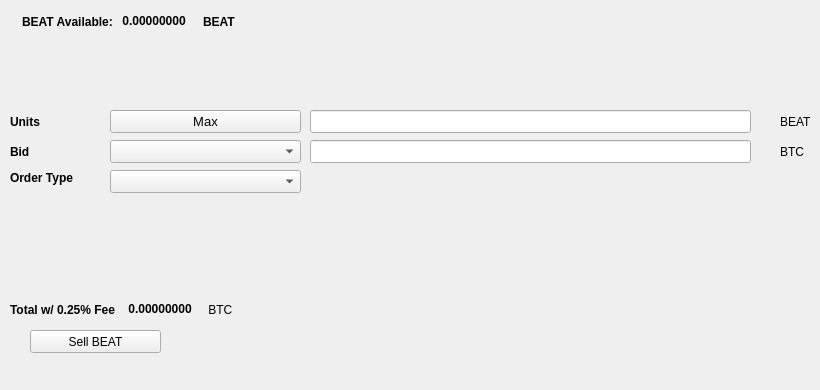
   <widget class="QWidget" name="SellTab">
    <attribute name="title">
     <string>Sell</string>
    </attribute>
    <widget class="QLabel" name="label_16">
     <property name="geometry">
      <rect>
       <x>780</x>
       <y>140</y>
       <width>31</width>
       <height>23</height>
      </rect>
     </property>
     <property name="text">
      <string>BTC</string>
     </property>
    </widget>
    <widget class="QComboBox" name="SellBidcomboBox">
     <property name="geometry">
      <rect>
       <x>110</x>
       <y>140</y>
       <width>191</width>
       <height>23</height>
      </rect>
     </property>
     <property name="font">
      <font>
       <pointsize>10</pointsize>
      </font>
     </property>
    </widget>
    <widget class="QLabel" name="label_18">
     <property name="geometry">
      <rect>
       <x>10</x>
       <y>110</y>
       <width>46</width>
       <height>23</height>
      </rect>
     </property>
     <property name="font">
      <font>
       <weight>75</weight>
       <bold>true</bold>
      </font>
     </property>
     <property name="text">
      <string>Units</string>
     </property>
    </widget>
    <widget class="QPushButton" name="Sell_Max_Amount">
     <property name="geometry">
      <rect>
       <x>110</x>
       <y>110</y>
       <width>191</width>
       <height>23</height>
      </rect>
     </property>
     <property name="font">
      <font>
       <pointsize>10</pointsize>
      </font>
     </property>
     <property name="text">
      <string>Max</string>
     </property>
    </widget>
    <widget class="QLabel" name="label_20">
     <property name="geometry">
      <rect>
       <x>10</x>
       <y>170</y>
       <width>91</width>
       <height>16</height>
      </rect>
     </property>
     <property name="font">
      <font>
       <weight>75</weight>
       <bold>true</bold>
      </font>
     </property>
     <property name="text">
      <string>Order Type</string>
     </property>
    </widget>
    <widget class="QComboBox" name="SellOrdertypeCombo">
     <property name="geometry">
      <rect>
       <x>110</x>
       <y>170</y>
       <width>191</width>
       <height>23</height>
      </rect>
     </property>
     <property name="font">
      <font>
       <pointsize>10</pointsize>
      </font>
     </property>
    </widget>
    <widget class="QLabel" name="label_21">
     <property name="geometry">
      <rect>
       <x>10</x>
       <y>140</y>
       <width>46</width>
       <height>23</height>
      </rect>
     </property>
     <property name="font">
      <font>
       <weight>75</weight>
       <bold>true</bold>
      </font>
     </property>
     <property name="text">
      <string>Bid</string>
     </property>
    </widget>
    <widget class="QLabel" name="label_22">
     <property name="geometry">
      <rect>
       <x>780</x>
       <y>110</y>
       <width>31</width>
       <height>23</height>
      </rect>
     </property>
     <property name="text">
      <string>BEAT</string>
     </property>
    </widget>
    <widget class="QLineEdit" name="UnitsInputBEAT">
     <property name="geometry">
      <rect>
       <x>310</x>
       <y>110</y>
       <width>441</width>
       <height>23</height>
      </rect>
     </property>
     <property name="font">
      <font>
       <pointsize>9</pointsize>
       <weight>75</weight>
       <bold>true</bold>
      </font>
     </property>
    </widget>
    <widget class="QLineEdit" name="SellBidPriceEdit">
     <property name="geometry">
      <rect>
       <x>310</x>
       <y>140</y>
       <width>441</width>
       <height>23</height>
      </rect>
     </property>
     <property name="font">
      <font>
       <pointsize>9</pointsize>
       <weight>75</weight>
       <bold>true</bold>
      </font>
     </property>
    </widget>
    <widget class="QPushButton" name="SellBEATBTN">
     <property name="geometry">
      <rect>
       <x>30</x>
       <y>330</y>
       <width>131</width>
       <height>23</height>
      </rect>
     </property>
     <property name="text">
      <string>Sell BEAT</string>
     </property>
     <property name="icon">
      <iconset resource="../beatcrypto">
       <normaloff>:/icons/bitcoin</normaloff>:/icons/bitcoin</iconset>
     </property>
    </widget>
    <widget class="QWidget" name="layoutWidget3">
     <property name="geometry">
      <rect>
       <x>22</x>
       <y>12</y>
       <width>258</width>
       <height>19</height>
      </rect>
     </property>
     <layout class="QHBoxLayout" name="horizontalLayout">
      <item>
       <widget class="QLabel" name="label232_2">
        <property name="font">
         <font>
          <weight>75</weight>
          <bold>true</bold>
         </font>
        </property>
        <property name="text">
         <string>BEAT Available:</string>
        </property>
       </widget>
      </item>
      <item>
       <widget class="QLabel" name="BEATAvailableLabel">
        <property name="palette">
         <palette>
          <active>
           <colorrole role="WindowText">
            <brush brushstyle="SolidPattern">
             <color alpha="255">
              <red>0</red>
              <green>0</green>
              <blue>0</blue>
             </color>
            </brush>
           </colorrole>
           <colorrole role="Button">
            <brush brushstyle="SolidPattern">
             <color alpha="255">
              <red>0</red>
              <green>170</green>
              <blue>0</blue>
             </color>
            </brush>
           </colorrole>
           <colorrole role="Light">
            <brush brushstyle="SolidPattern">
             <color alpha="255">
              <red>0</red>
              <green>255</green>
              <blue>0</blue>
             </color>
            </brush>
           </colorrole>
           <colorrole role="Midlight">
            <brush brushstyle="SolidPattern">
             <color alpha="255">
              <red>0</red>
              <green>212</green>
              <blue>0</blue>
             </color>
            </brush>
           </colorrole>
           <colorrole role="Dark">
            <brush brushstyle="SolidPattern">
             <color alpha="255">
              <red>0</red>
              <green>85</green>
              <blue>0</blue>
             </color>
            </brush>
           </colorrole>
           <colorrole role="Mid">
            <brush brushstyle="SolidPattern">
             <color alpha="255">
              <red>0</red>
              <green>113</green>
              <blue>0</blue>
             </color>
            </brush>
           </colorrole>
           <colorrole role="Text">
            <brush brushstyle="SolidPattern">
             <color alpha="255">
              <red>0</red>
              <green>170</green>
              <blue>0</blue>
             </color>
            </brush>
           </colorrole>
           <colorrole role="BrightText">
            <brush brushstyle="SolidPattern">
             <color alpha="255">
              <red>255</red>
              <green>255</green>
              <blue>255</blue>
             </color>
            </brush>
           </colorrole>
           <colorrole role="ButtonText">
            <brush brushstyle="SolidPattern">
             <color alpha="255">
              <red>0</red>
              <green>0</green>
              <blue>0</blue>
             </color>
            </brush>
           </colorrole>
           <colorrole role="Base">
            <brush brushstyle="SolidPattern">
             <color alpha="255">
              <red>255</red>
              <green>255</green>
              <blue>255</blue>
             </color>
            </brush>
           </colorrole>
           <colorrole role="Window">
            <brush brushstyle="SolidPattern">
             <color alpha="255">
              <red>0</red>
              <green>170</green>
              <blue>0</blue>
             </color>
            </brush>
           </colorrole>
           <colorrole role="Shadow">
            <brush brushstyle="SolidPattern">
             <color alpha="255">
              <red>0</red>
              <green>0</green>
              <blue>0</blue>
             </color>
            </brush>
           </colorrole>
           <colorrole role="AlternateBase">
            <brush brushstyle="SolidPattern">
             <color alpha="255">
              <red>127</red>
              <green>212</green>
              <blue>127</blue>
             </color>
            </brush>
           </colorrole>
           <colorrole role="ToolTipBase">
            <brush brushstyle="SolidPattern">
             <color alpha="255">
              <red>255</red>
              <green>255</green>
              <blue>220</blue>
             </color>
            </brush>
           </colorrole>
           <colorrole role="ToolTipText">
            <brush brushstyle="SolidPattern">
             <color alpha="255">
              <red>0</red>
              <green>0</green>
              <blue>0</blue>
             </color>
            </brush>
           </colorrole>
          </active>
          <inactive>
           <colorrole role="WindowText">
            <brush brushstyle="SolidPattern">
             <color alpha="255">
              <red>0</red>
              <green>0</green>
              <blue>0</blue>
             </color>
            </brush>
           </colorrole>
           <colorrole role="Button">
            <brush brushstyle="SolidPattern">
             <color alpha="255">
              <red>0</red>
              <green>170</green>
              <blue>0</blue>
             </color>
            </brush>
           </colorrole>
           <colorrole role="Light">
            <brush brushstyle="SolidPattern">
             <color alpha="255">
              <red>0</red>
              <green>255</green>
              <blue>0</blue>
             </color>
            </brush>
           </colorrole>
           <colorrole role="Midlight">
            <brush brushstyle="SolidPattern">
             <color alpha="255">
              <red>0</red>
              <green>212</green>
              <blue>0</blue>
             </color>
            </brush>
           </colorrole>
           <colorrole role="Dark">
            <brush brushstyle="SolidPattern">
             <color alpha="255">
              <red>0</red>
              <green>85</green>
              <blue>0</blue>
             </color>
            </brush>
           </colorrole>
           <colorrole role="Mid">
            <brush brushstyle="SolidPattern">
             <color alpha="255">
              <red>0</red>
              <green>113</green>
              <blue>0</blue>
             </color>
            </brush>
           </colorrole>
           <colorrole role="Text">
            <brush brushstyle="SolidPattern">
             <color alpha="255">
              <red>0</red>
              <green>170</green>
              <blue>0</blue>
             </color>
            </brush>
           </colorrole>
           <colorrole role="BrightText">
            <brush brushstyle="SolidPattern">
             <color alpha="255">
              <red>255</red>
              <green>255</green>
              <blue>255</blue>
             </color>
            </brush>
           </colorrole>
           <colorrole role="ButtonText">
            <brush brushstyle="SolidPattern">
             <color alpha="255">
              <red>0</red>
              <green>0</green>
              <blue>0</blue>
             </color>
            </brush>
           </colorrole>
           <colorrole role="Base">
            <brush brushstyle="SolidPattern">
             <color alpha="255">
              <red>255</red>
              <green>255</green>
              <blue>255</blue>
             </color>
            </brush>
           </colorrole>
           <colorrole role="Window">
            <brush brushstyle="SolidPattern">
             <color alpha="255">
              <red>0</red>
              <green>170</green>
              <blue>0</blue>
             </color>
            </brush>
           </colorrole>
           <colorrole role="Shadow">
            <brush brushstyle="SolidPattern">
             <color alpha="255">
              <red>0</red>
              <green>0</green>
              <blue>0</blue>
             </color>
            </brush>
           </colorrole>
           <colorrole role="AlternateBase">
            <brush brushstyle="SolidPattern">
             <color alpha="255">
              <red>127</red>
              <green>212</green>
              <blue>127</blue>
             </color>
            </brush>
           </colorrole>
           <colorrole role="ToolTipBase">
            <brush brushstyle="SolidPattern">
             <color alpha="255">
              <red>255</red>
              <green>255</green>
              <blue>220</blue>
             </color>
            </brush>
           </colorrole>
           <colorrole role="ToolTipText">
            <brush brushstyle="SolidPattern">
             <color alpha="255">
              <red>0</red>
              <green>0</green>
              <blue>0</blue>
             </color>
            </brush>
           </colorrole>
          </inactive>
          <disabled>
           <colorrole role="WindowText">
            <brush brushstyle="SolidPattern">
             <color alpha="255">
              <red>0</red>
              <green>85</green>
              <blue>0</blue>
             </color>
            </brush>
           </colorrole>
           <colorrole role="Button">
            <brush brushstyle="SolidPattern">
             <color alpha="255">
              <red>0</red>
              <green>170</green>
              <blue>0</blue>
             </color>
            </brush>
           </colorrole>
           <colorrole role="Light">
            <brush brushstyle="SolidPattern">
             <color alpha="255">
              <red>0</red>
              <green>255</green>
              <blue>0</blue>
             </color>
            </brush>
           </colorrole>
           <colorrole role="Midlight">
            <brush brushstyle="SolidPattern">
             <color alpha="255">
              <red>0</red>
              <green>212</green>
              <blue>0</blue>
             </color>
            </brush>
           </colorrole>
           <colorrole role="Dark">
            <brush brushstyle="SolidPattern">
             <color alpha="255">
              <red>0</red>
              <green>85</green>
              <blue>0</blue>
             </color>
            </brush>
           </colorrole>
           <colorrole role="Mid">
            <brush brushstyle="SolidPattern">
             <color alpha="255">
              <red>0</red>
              <green>113</green>
              <blue>0</blue>
             </color>
            </brush>
           </colorrole>
           <colorrole role="Text">
            <brush brushstyle="SolidPattern">
             <color alpha="255">
              <red>0</red>
              <green>85</green>
              <blue>0</blue>
             </color>
            </brush>
           </colorrole>
           <colorrole role="BrightText">
            <brush brushstyle="SolidPattern">
             <color alpha="255">
              <red>255</red>
              <green>255</green>
              <blue>255</blue>
             </color>
            </brush>
           </colorrole>
           <colorrole role="ButtonText">
            <brush brushstyle="SolidPattern">
             <color alpha="255">
              <red>0</red>
              <green>85</green>
              <blue>0</blue>
             </color>
            </brush>
           </colorrole>
           <colorrole role="Base">
            <brush brushstyle="SolidPattern">
             <color alpha="255">
              <red>0</red>
              <green>170</green>
              <blue>0</blue>
             </color>
            </brush>
           </colorrole>
           <colorrole role="Window">
            <brush brushstyle="SolidPattern">
             <color alpha="255">
              <red>0</red>
              <green>170</green>
              <blue>0</blue>
             </color>
            </brush>
           </colorrole>
           <colorrole role="Shadow">
            <brush brushstyle="SolidPattern">
             <color alpha="255">
              <red>0</red>
              <green>0</green>
              <blue>0</blue>
             </color>
            </brush>
           </colorrole>
           <colorrole role="AlternateBase">
            <brush brushstyle="SolidPattern">
             <color alpha="255">
              <red>0</red>
              <green>170</green>
              <blue>0</blue>
             </color>
            </brush>
           </colorrole>
           <colorrole role="ToolTipBase">
            <brush brushstyle="SolidPattern">
             <color alpha="255">
              <red>255</red>
              <green>255</green>
              <blue>220</blue>
             </color>
            </brush>
           </colorrole>
           <colorrole role="ToolTipText">
            <brush brushstyle="SolidPattern">
             <color alpha="255">
              <red>0</red>
              <green>0</green>
              <blue>0</blue>
             </color>
            </brush>
           </colorrole>
          </disabled>
         </palette>
        </property>
        <property name="font">
         <font>
          <weight>75</weight>
          <bold>true</bold>
         </font>
        </property>
        <property name="text">
         <string> 0.00000000 </string>
        </property>
        <property name="textInteractionFlags">
         <set>Qt::LinksAccessibleByMouse|Qt::TextSelectableByKeyboard|Qt::TextSelectableByMouse</set>
        </property>
       </widget>
      </item>
      <item>
       <widget class="QLabel" name="labelBEAT">
        <property name="font">
         <font>
          <weight>75</weight>
          <bold>true</bold>
         </font>
        </property>
        <property name="text">
         <string>BEAT</string>
        </property>
       </widget>
      </item>
     </layout>
    </widget>
    <widget class="QWidget" name="layoutWidget">
     <property name="geometry">
      <rect>
       <x>10</x>
       <y>300</y>
       <width>268</width>
       <height>19</height>
      </rect>
     </property>
     <layout class="QHBoxLayout" name="horizontalLayout_2">
      <item>
       <widget class="QLabel" name="label_19">
        <property name="font">
         <font>
          <weight>75</weight>
          <bold>true</bold>
         </font>
        </property>
        <property name="text">
         <string>Total w/ 0.25% Fee </string>
        </property>
       </widget>
      </item>
      <item>
       <widget class="QLabel" name="SellCostLabel">
        <property name="palette">
         <palette>
          <active>
           <colorrole role="WindowText">
            <brush brushstyle="SolidPattern">
             <color alpha="255">
              <red>0</red>
              <green>0</green>
              <blue>0</blue>
             </color>
            </brush>
           </colorrole>
           <colorrole role="Button">
            <brush brushstyle="SolidPattern">
             <color alpha="255">
              <red>0</red>
              <green>170</green>
              <blue>0</blue>
             </color>
            </brush>
           </colorrole>
           <colorrole role="Light">
            <brush brushstyle="SolidPattern">
             <color alpha="255">
              <red>0</red>
              <green>255</green>
              <blue>0</blue>
             </color>
            </brush>
           </colorrole>
           <colorrole role="Midlight">
            <brush brushstyle="SolidPattern">
             <color alpha="255">
              <red>0</red>
              <green>212</green>
              <blue>0</blue>
             </color>
            </brush>
           </colorrole>
           <colorrole role="Dark">
            <brush brushstyle="SolidPattern">
             <color alpha="255">
              <red>0</red>
              <green>85</green>
              <blue>0</blue>
             </color>
            </brush>
           </colorrole>
           <colorrole role="Mid">
            <brush brushstyle="SolidPattern">
             <color alpha="255">
              <red>0</red>
              <green>113</green>
              <blue>0</blue>
             </color>
            </brush>
           </colorrole>
           <colorrole role="Text">
            <brush brushstyle="SolidPattern">
             <color alpha="255">
              <red>0</red>
              <green>170</green>
              <blue>0</blue>
             </color>
            </brush>
           </colorrole>
           <colorrole role="BrightText">
            <brush brushstyle="SolidPattern">
             <color alpha="255">
              <red>255</red>
              <green>255</green>
              <blue>255</blue>
             </color>
            </brush>
           </colorrole>
           <colorrole role="ButtonText">
            <brush brushstyle="SolidPattern">
             <color alpha="255">
              <red>0</red>
              <green>0</green>
              <blue>0</blue>
             </color>
            </brush>
           </colorrole>
           <colorrole role="Base">
            <brush brushstyle="SolidPattern">
             <color alpha="255">
              <red>255</red>
              <green>255</green>
              <blue>255</blue>
             </color>
            </brush>
           </colorrole>
           <colorrole role="Window">
            <brush brushstyle="SolidPattern">
             <color alpha="255">
              <red>0</red>
              <green>170</green>
              <blue>0</blue>
             </color>
            </brush>
           </colorrole>
           <colorrole role="Shadow">
            <brush brushstyle="SolidPattern">
             <color alpha="255">
              <red>0</red>
              <green>0</green>
              <blue>0</blue>
             </color>
            </brush>
           </colorrole>
           <colorrole role="AlternateBase">
            <brush brushstyle="SolidPattern">
             <color alpha="255">
              <red>127</red>
              <green>212</green>
              <blue>127</blue>
             </color>
            </brush>
           </colorrole>
           <colorrole role="ToolTipBase">
            <brush brushstyle="SolidPattern">
             <color alpha="255">
              <red>255</red>
              <green>255</green>
              <blue>220</blue>
             </color>
            </brush>
           </colorrole>
           <colorrole role="ToolTipText">
            <brush brushstyle="SolidPattern">
             <color alpha="255">
              <red>0</red>
              <green>0</green>
              <blue>0</blue>
             </color>
            </brush>
           </colorrole>
          </active>
          <inactive>
           <colorrole role="WindowText">
            <brush brushstyle="SolidPattern">
             <color alpha="255">
              <red>0</red>
              <green>0</green>
              <blue>0</blue>
             </color>
            </brush>
           </colorrole>
           <colorrole role="Button">
            <brush brushstyle="SolidPattern">
             <color alpha="255">
              <red>0</red>
              <green>170</green>
              <blue>0</blue>
             </color>
            </brush>
           </colorrole>
           <colorrole role="Light">
            <brush brushstyle="SolidPattern">
             <color alpha="255">
              <red>0</red>
              <green>255</green>
              <blue>0</blue>
             </color>
            </brush>
           </colorrole>
           <colorrole role="Midlight">
            <brush brushstyle="SolidPattern">
             <color alpha="255">
              <red>0</red>
              <green>212</green>
              <blue>0</blue>
             </color>
            </brush>
           </colorrole>
           <colorrole role="Dark">
            <brush brushstyle="SolidPattern">
             <color alpha="255">
              <red>0</red>
              <green>85</green>
              <blue>0</blue>
             </color>
            </brush>
           </colorrole>
           <colorrole role="Mid">
            <brush brushstyle="SolidPattern">
             <color alpha="255">
              <red>0</red>
              <green>113</green>
              <blue>0</blue>
             </color>
            </brush>
           </colorrole>
           <colorrole role="Text">
            <brush brushstyle="SolidPattern">
             <color alpha="255">
              <red>0</red>
              <green>170</green>
              <blue>0</blue>
             </color>
            </brush>
           </colorrole>
           <colorrole role="BrightText">
            <brush brushstyle="SolidPattern">
             <color alpha="255">
              <red>255</red>
              <green>255</green>
              <blue>255</blue>
             </color>
            </brush>
           </colorrole>
           <colorrole role="ButtonText">
            <brush brushstyle="SolidPattern">
             <color alpha="255">
              <red>0</red>
              <green>0</green>
              <blue>0</blue>
             </color>
            </brush>
           </colorrole>
           <colorrole role="Base">
            <brush brushstyle="SolidPattern">
             <color alpha="255">
              <red>255</red>
              <green>255</green>
              <blue>255</blue>
             </color>
            </brush>
           </colorrole>
           <colorrole role="Window">
            <brush brushstyle="SolidPattern">
             <color alpha="255">
              <red>0</red>
              <green>170</green>
              <blue>0</blue>
             </color>
            </brush>
           </colorrole>
           <colorrole role="Shadow">
            <brush brushstyle="SolidPattern">
             <color alpha="255">
              <red>0</red>
              <green>0</green>
              <blue>0</blue>
             </color>
            </brush>
           </colorrole>
           <colorrole role="AlternateBase">
            <brush brushstyle="SolidPattern">
             <color alpha="255">
              <red>127</red>
              <green>212</green>
              <blue>127</blue>
             </color>
            </brush>
           </colorrole>
           <colorrole role="ToolTipBase">
            <brush brushstyle="SolidPattern">
             <color alpha="255">
              <red>255</red>
              <green>255</green>
              <blue>220</blue>
             </color>
            </brush>
           </colorrole>
           <colorrole role="ToolTipText">
            <brush brushstyle="SolidPattern">
             <color alpha="255">
              <red>0</red>
              <green>0</green>
              <blue>0</blue>
             </color>
            </brush>
           </colorrole>
          </inactive>
          <disabled>
           <colorrole role="WindowText">
            <brush brushstyle="SolidPattern">
             <color alpha="255">
              <red>0</red>
              <green>85</green>
              <blue>0</blue>
             </color>
            </brush>
           </colorrole>
           <colorrole role="Button">
            <brush brushstyle="SolidPattern">
             <color alpha="255">
              <red>0</red>
              <green>170</green>
              <blue>0</blue>
             </color>
            </brush>
           </colorrole>
           <colorrole role="Light">
            <brush brushstyle="SolidPattern">
             <color alpha="255">
              <red>0</red>
              <green>255</green>
              <blue>0</blue>
             </color>
            </brush>
           </colorrole>
           <colorrole role="Midlight">
            <brush brushstyle="SolidPattern">
             <color alpha="255">
              <red>0</red>
              <green>212</green>
              <blue>0</blue>
             </color>
            </brush>
           </colorrole>
           <colorrole role="Dark">
            <brush brushstyle="SolidPattern">
             <color alpha="255">
              <red>0</red>
              <green>85</green>
              <blue>0</blue>
             </color>
            </brush>
           </colorrole>
           <colorrole role="Mid">
            <brush brushstyle="SolidPattern">
             <color alpha="255">
              <red>0</red>
              <green>113</green>
              <blue>0</blue>
             </color>
            </brush>
           </colorrole>
           <colorrole role="Text">
            <brush brushstyle="SolidPattern">
             <color alpha="255">
              <red>0</red>
              <green>85</green>
              <blue>0</blue>
             </color>
            </brush>
           </colorrole>
           <colorrole role="BrightText">
            <brush brushstyle="SolidPattern">
             <color alpha="255">
              <red>255</red>
              <green>255</green>
              <blue>255</blue>
             </color>
            </brush>
           </colorrole>
           <colorrole role="ButtonText">
            <brush brushstyle="SolidPattern">
             <color alpha="255">
              <red>0</red>
              <green>85</green>
              <blue>0</blue>
             </color>
            </brush>
           </colorrole>
           <colorrole role="Base">
            <brush brushstyle="SolidPattern">
             <color alpha="255">
              <red>0</red>
              <green>170</green>
              <blue>0</blue>
             </color>
            </brush>
           </colorrole>
           <colorrole role="Window">
            <brush brushstyle="SolidPattern">
             <color alpha="255">
              <red>0</red>
              <green>170</green>
              <blue>0</blue>
             </color>
            </brush>
           </colorrole>
           <colorrole role="Shadow">
            <brush brushstyle="SolidPattern">
             <color alpha="255">
              <red>0</red>
              <green>0</green>
              <blue>0</blue>
             </color>
            </brush>
           </colorrole>
           <colorrole role="AlternateBase">
            <brush brushstyle="SolidPattern">
             <color alpha="255">
              <red>0</red>
              <green>170</green>
              <blue>0</blue>
             </color>
            </brush>
           </colorrole>
           <colorrole role="ToolTipBase">
            <brush brushstyle="SolidPattern">
             <color alpha="255">
              <red>255</red>
              <green>255</green>
              <blue>220</blue>
             </color>
            </brush>
           </colorrole>
           <colorrole role="ToolTipText">
            <brush brushstyle="SolidPattern">
             <color alpha="255">
              <red>0</red>
              <green>0</green>
              <blue>0</blue>
             </color>
            </brush>
           </colorrole>
          </disabled>
         </palette>
        </property>
        <property name="font">
         <font>
          <weight>75</weight>
          <bold>true</bold>
         </font>
        </property>
        <property name="autoFillBackground">
         <bool>false</bool>
        </property>
        <property name="text">
         <string> 0.00000000</string>
        </property>
        <property name="textInteractionFlags">
         <set>Qt::LinksAccessibleByMouse|Qt::TextSelectableByMouse</set>
        </property>
       </widget>
      </item>
      <item>
       <widget class="QLabel" name="label_17">
        <property name="font">
         <font>
          <weight>50</weight>
          <bold>false</bold>
         </font>
        </property>
        <property name="text">
         <string> BTC</string>
        </property>
       </widget>
      </item>
     </layout>
    </widget>
    <widget class="QLabel" name="label_23">
     <property name="geometry">
      <rect>
       <x>460</x>
       <y>300</y>
       <width>281</width>
       <height>81</height>
      </rect>
     </property>
     <property name="text">
      <string/>
     </property>
     <property name="pixmap">
      <pixmap>:/images/bittrex</pixmap>
     </property>
    </widget>
   </widget>
